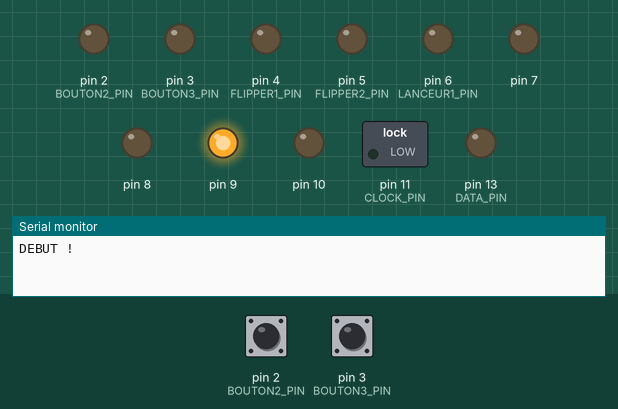
Recording of a sketch running on a simulated Arduino Uno, built with avr-gcc and run on an emulated ATmega328P. On the bench: switched loads named in the sketch (green lamp = pin HIGH), output pins drawn as LEDs (lit = HIGH), the last lines printed to the serial monitor. Dashed ring = blinking. Inputs (shaded band) come from the test bench; at power-on: pin 2 (BOUTON2_PIN) HIGH, pin 3 (BOUTON3_PIN) HIGH.

Above: at 1.2 s.
1.3 s: pin 2 (BOUTON2_PIN) pulled LOW for 0.15 s
At 1.82 s:
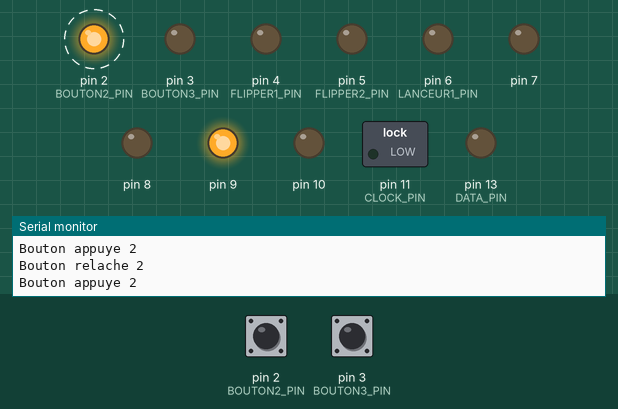
4.3 s: pin 3 (BOUTON3_PIN) pulled LOW for 0.15 s
At 5.1 s:
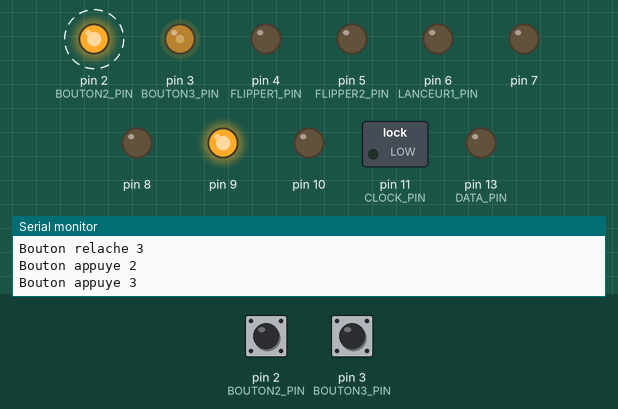
Timing chart, 0 to 13.3 s (numbered marks = the images above; inputs shaded):
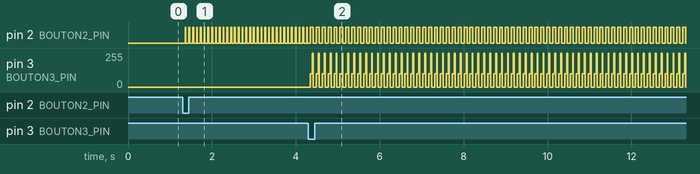

The sketch:

FLIPPER2.ino
```cpp
/***************************************************
  FLIPPER !!
 ****************************************************/
#include <Wire.h>
#include "musique.h"
#include "melodies.h"
#include "solenoid.h"
#include "ctrl74hc595n.h"
#include "led.h"

// ********************************************************************************************
// Les pins
// ********************************************************************************************
const int BOUTON1_PIN   = 1;
const int BOUTON2_PIN   = 2;
const int BOUTON3_PIN   = 3;
const int FLIPPER1_PIN  = 4;
const int FLIPPER2_PIN  = 5;
const int LANCEUR1_PIN  = 6;
const int LED_ORANGE    = 7;
const int BUZZER        = 8;
const int LED_ON        = 9;
const int LED_ROUGE     = 10;
const int CLOCK_PIN     = 11;
const int LATCH_PIN     = 12;
const int DATA_PIN      = 13;

// ********************************************************************************************
// Les boutons
// ********************************************************************************************
Solenoid flipper1(BOUTON1_PIN, FLIPPER1_PIN);
Solenoid flipper2(BOUTON2_PIN, FLIPPER2_PIN);
Solenoid lanceur1(BOUTON3_PIN, LANCEUR1_PIN);

// ********************************************************************************************
// La musique
// ********************************************************************************************
Musique musique_mario(BUZZER, melodie_mario, ALLEGRO);

// ********************************************************************************************
// Ctrl de leds
// ********************************************************************************************
Ctrl74HC595N ledsCtrl( DATA_PIN ,CLOCK_PIN ,LATCH_PIN );
Led led_verte(LED_ON);
Led led_orange(LED_ORANGE);
Led led_rouge(LED_ROUGE);

// ********************************************************************************************
// Variables
// ********************************************************************************************


/**********************************************************************************************
 * INITIALISATION
 **********************************************************************************************/
void setup()
{

  // Initialise la carte PWM (servos)
  Serial.begin(9600);

  while(!Serial); // Waiting for serial...

  // Attribution des PIN
  flipper1.init();
  flipper2.init();
  lanceur1.init();
  ledsCtrl.init();
  musique_mario.init();
  led_verte.init();
  led_orange.init();
  led_rouge.init();

  // MUSIQUE DEBUT
  // musique_mario.play();

  Serial.println("DEBUT !");
  led_verte.on();
  delay(10);
}

/**********************************************************************************************
 * BOUCLE PRINCIPALE
 **********************************************************************************************/
void loop() {

  flipper1.update();
  flipper2.update();
  lanceur1.update();
  /*
  updateLeds( 0 );
  delay(2000);

  int delaiMs = 500; // ms
  for( int i = 0; i<=15; i++ ){
     updateLeds( i );
     delay( delaiMs );
  }
  */

  delay(20);
}
```

ctrl74hc595n.h
```cpp
class Ctrl74HC595N
{
public:
  Ctrl74HC595N(const int dataPin, const int clockPin, const int latchPin)
  :m_dataPin(dataPin)
  ,m_clockPin(clockPin)
  ,m_latchPin(latchPin) {}

  void init()
  {
    pinMode( m_dataPin, OUTPUT );
    pinMode( m_clockPin, OUTPUT );
    pinMode( m_latchPin, OUTPUT );
  }

  /**********************************************************************************************
   * Pilote les leds via le 74HC595N
   **********************************************************************************************/
  void write( int iValeur )
  {
    Serial.print("Ctrl74HC595N: write ");
    Serial.println(iValeur);

    // --- Bloque le latch ---
    // Le latch devient non passant. Il memorise la valeur actuelle
    //    des entrée du latch (du registre à décalage) et maintient
    //   les valeurs des sorties Q0 à Q7.
    // Peut importe les modifications du registre a décalage, le
    //   latch n'en tient pas compte.
    digitalWrite( m_latchPin, LOW );

    // Cette instruction écrit chaque bit d'un byte/octet sur la
    //   dataPin du registre à décalage. Après chaque bit écrit,
    //   la fonction fait osciller la clockPin pour que le registre
    //   a décalage enregistre la valeur et effectue un décalage
    //   du registre (vers la droite) pour recevoir la valeur suivante.
    // La constante MSBFIRST (Most Significant Bit First) indique que
    //   l'on commence l'écriture par le bit le plus important (de gauche
    //   a droite)
    shiftOut( m_dataPin, m_clockPin, MSBFIRST, iValeur );

    // --- Active le latch ---
    // Devient passant et applique les valeurs du registre à décalage
    // sur les sorties
     digitalWrite( m_latchPin, HIGH );
  }

protected:
  const int m_dataPin;
  const int m_clockPin;
  const int m_latchPin;
};
```

led.h
```cpp
class Led
{
 public:
  Led(int pin): m_pin(pin) {}

  void init()
  {
    pinMode(m_pin, OUTPUT);
  }

  void on()
  {
    digitalWrite(m_pin, HIGH);
  }

  void off()
  {
    digitalWrite(m_pin, LOW);
  }

 protected:
    int m_pin;
};
```

melodies.h
```cpp
// ********************************************************************************************
// ***** Les mélodies
// ********************************************************************************************
const struct NOTE melodie_bloque[] = {
  { LA, 1, 3, 0.25 },
  { LA, 1, 3, 0 },
  NOTE_FIN
};

const struct NOTE melodie_1[] = {
  { NC, 1, 4, 0 },
  { NG, 1, 3, 0 },
  { NG, 1, 3, 0 },
  { NA, 1, 3, 0 },
  { NG, 1, 3, 0 },
  { NB, 1, 3, 0 },
  { NC, 1, 4, 0 },
  NOTE_FIN
};

const struct NOTE melodie_mario[] = {
  { NG, 1, 3, DEMIPAUSE },
  { NC, 1, 4, 0 },
  { NG, 1, 3, 0 },
  { NE, 1, 3, SOUPIR },
  { NA, 1, 3, 0 },
  { NB, 1, 3, 0 },
  { NAS, 1, 3, 0 },
  { NA, 1, 3, 0 },
  { NG, 1, 3, 0 },
  { NE, 1, 4, 0 },
  { NG, 1, 4, 0 },
  { NA, 1, 4, 0 },
  { NF, 1, 4, 0 },
  { NG, 1, 4, 0 },
  { NE, 1, 4, 0 },
  NOTE_FIN
};

/*
const struct NOTE melodie_noel[] ={
{DO,1,4,0},
{FA,1,4,0},
{FA,1,4,0},
{FA,1,4,0},
{SOL,1,4,0},
{FA,3,4,0},
{FA,0.5,4,0},
{SOL,0.5,4,0},
{LA,1,4,0},
{LA,1,4,0},
{LA,1,4,0},
{SIb,1,4,0},
{LA,3,4,0},
{SOL,1,4,0},
{FA,1.5,4,0},
{FA,0.5,4,0},
{FA,0.5,4,0},
{FA,0.5,4,0},
{MI,0.5,4,0},
{RE,0.5,4,0},
{DO,3,4,0},
{DO,0.5,4,0},
{DO,0.5,4,0},
{FA,2,4,0},
{FA,0.5,4,0},
{FA,0.5,4,0},
{MI,0.5,4,0},
{FA,0.5,4,0},
{SOL,3,4,0},
{DO,1,4,0},
{FA,2,4,0},
{FA,0.5,4,0},
{FA,0.5,4,0},
{SOL,0.5,4,0},
{SOL,0.5,4,0},
{FA,4,4,0},
{RE,0.5,4,0},
{RE,0.5,4,0},
{RE,0.5,4,0},
{RE,0.5,4,0},
{RE,1,4,0},
{RE,0.5,4,0},
{MI,0.5,4,0},
{FA,1.5,4,0},
{RE,0.5,4,0},
{RE,1,4,0},
{DO,1,4,0},
{FA,0.5,4,0},
{FA,0.5,4,0},
{FA,0.5,4,0},
{FA,0.5,4,0},
{FA,1.5,4,0},
{MI,0.5,4,0},
{FA,0.5,4,0},
{SOL,4,4,0},
{LAb,0.5,4,0},
{LAb,0.5,4,0},
{LAb,0.5,4,0},
{LAb,0.5,4,0},
{LAb,1,4,0},
{SOL,0.5,4,0},
{LAb,0.5,4,0},
{SIb,1,4,0},
{SOL,0.5,4,0},
{FA,1,4,0},
{MIb,1,4,0},
{LAb,0.5,4,0},
{LAb,0.5,4,0},
{LAb,0.5,4,0},
{LAb,0.5,4,0},
{SIb,1,4,0},
{SIb,0.5,4,0},
{SIb,0.5,4,0},
{DO,3,5,0},
{DO,1,4,0},
NOTE_FIN};
*/
/*
const struct NOTE melodie_tetris[40] = {
  {MI,1,5,1},
  {SI,1,4,0},
  {DO,1,5,0},
  {RE,1,5,1},
  {DO,1,5,0},
  {SI,1,4,0},
  {LA,1,4,1},
  {LA,1,4,0},
  {DO,1,5,0},
  {MI,1,4,1},
  {RE,1,4,0},
  {DO,1,5,0},
  {SI,1,4,1},
  {SI,1,4,0},
  {DO,1,5,0},
  {RE,1,5,1},
  {MI,1,5,1},
  {DO,1,5,1},
  {LA,1,4,1},
  {LA,1,4,3},
  {LA,1,4,1},
  {RE,1,5,0},
  {FA,1,5,0},
  {LA,1,5,1},
  {SOL,1,5,0},
  {FA,1,5,0},
  {MI,1,5,2},
  {DO,1,5,0},
  {MI,1,5,1},
  {RE,1,5,0},
  {DO,1,5,0},
  {SI,1,4,1},
  {SI,1,4,0},
  {DO,1,5,0},
  {RE,1,5,1},
  {MI,1,5,1},
  {DO,1,5,1},
  {LA,1,4,1},
  {LA,1,4,1},
  NOTE_FIN
};*/
/*
const struct NOTE SOL_FRENCHCANCAN[] = {
  {FAd, NOIRE, 3,0}, {DO, BLANCHE, 3,0}, {RE, CROCHE, 3,0}, {RE, CROCHE, 3,0},
  {MI, CROCHE, 3,0}, {RE, CROCHE, 3,0}, {FAd, NOIRE, 3,0}, {FAd, NOIRE, 3,0},
  {FAd, CROCHE, 3,0}, {LA, CROCHE, 3,0}, {MI, CROCHE, 3,0}, {RE, CROCHE, 3,0},
  {RE, NOIRE, 3,0}, {RE, NOIRE, 3,0}, {RE, CROCHE, 3,0}, {RE, CROCHE, 3,0},
  {MI, CROCHE, 3,0}, {RE, CROCHE, 3,0}, {DO, CROCHE, 3,0}, {DO, CROCHE, 4,0},
  {SI, CROCHE, 3,0}, {LA, CROCHE, 3,0}, {FAd, CROCHE, 3,0}, {RE, CROCHE, 3,0},
  {MI, CROCHE, 3,0}, {RE, CROCHE, 3,0}, {DO, BLANCHE, 3,0}, {RE, CROCHE, 3,0},
  {RE, CROCHE, 3,0}, {MI, CROCHE, 3,0}, {RE, CROCHE, 3,0}, {FAd, NOIRE, 3,0},
  {FAd, NOIRE, 3,0}, {FAd, CROCHE, 3,0}, {LA, CROCHE, 3,0}, {MI, CROCHE, 3,0},
  {RE, CROCHE, 3,0}, {RE, NOIRE, 3,0}, {RE, NOIRE, 3,0}, {RE, CROCHE, 3,0},
  {FAd, CROCHE, 3,0}, {RE, CROCHE, 3,0}, {MI, CROCHE, 3,0}, {DO, NOIRE, 3,0},
  NOTE_FIN
};

const struct NOTE SOL_MARCHE_IMPERIALE[] = {
  {FAd, NOIRE, 3,0}, {FAd, NOIRE, 3,0}, {FAd, CROCHE, 3,0}, {REd, CROCHEPOINTEE, 3,0},
  {LAd, DOUBLECROCHE, 3,0}, {FAd, NOIRE, 3,0}, {REd, CROCHEPOINTEE, 3,0}, {LAd, DOUBLECROCHE, 3,0},
  {FAd, BLANCHE, 3,0}, {RE, NOIRE, 4,0}, {RE, NOIRE, 4,0}, {RE, NOIRE, 4,0},
  {REd, CROCHEPOINTEE, 4,0}, {LAd, DOUBLECROCHE, 3,0}, {FAd, NOIRE, 3,0}, {REd, CROCHEPOINTEE, 3,0},
  {LAd, DOUBLECROCHE, 3,0}, {FAd, BLANCHE, 3,0}, {FAd, NOIRE, 4,0}, {FAd, CROCHEPOINTEE, 3,0},
  {FAd, DOUBLECROCHE, 3,0}, {FAd, NOIRE, 4,0}, {FAd, CROCHEPOINTEE, 4,0}, {RE, DOUBLECROCHE, 4,0},
  {MI, DOUBLECROCHE, 4,0}, {REd, DOUBLECROCHE, 4,0}, {MI, CROCHE, 4,0}, {LAd, DEMISOUPIR, 0,0},
  {FAd, CROCHE, 3,0}, {RE, NOIRE, 4,0}, {DO, CROCHEPOINTEE, 4,0}, {SI, DOUBLECROCHE, 3,0},
  {LAd, DOUBLECROCHE, 3,0}, {LA, DOUBLECROCHE, 3,0}, {LAd, CROCHE, 3,0}, {LAd, DEMISOUPIR, 0,0},
  {REd, CROCHE, 3,0}, {FAd, NOIRE, 3,0}, {REd, CROCHEPOINTEE, 3,0}, {LAd, DOUBLECROCHE, 3,0},
  {FAd, NOIRE, 3,0}, {REd, CROCHEPOINTEE, 3,0}, {LAd, DOUBLECROCHE, 3,0}, {FAd, BLANCHE, 3,0},
  NOTE_FIN
};

const struct NOTE SOL_FIREWORKS[] = {
  {RE, NOIRE, 3,0}, {FAd, CROCHE, 3,0}, {FAd, CROCHE, 3,0}, {FAd, CROCHE, 3,0},
  {FAd, CROCHE, 3,0}, {FAd, DOUBLECROCHE, 3,0}, {LA, DOUBLECROCHE, 3,0}, {SI, DOUBLECROCHE, 3,0},
  {LA, DOUBLECROCHE, 3,0}, {FAd, CROCHE, 3,0}, {FAd, DOUBLECROCHE, 3,0}, {LA, DOUBLECROCHE, 3,0},
  {SI, CROCHE, 3,0}, {SI, CROCHE, 3,0}, {SI, CROCHE, 3,0}, {SI, CROCHE, 3,0},
  {SI, DOUBLECROCHE, 3,0}, {DO, DOUBLECROCHE, 4,0}, {RE, DOUBLECROCHE, 4,0}, {DO, DOUBLECROCHE, 4,0},
  {SI, CROCHE, 3,0}, {SI, DOUBLECROCHE, 3,0}, {DO, DOUBLECROCHE, 4,0}, {RE, CROCHE, 4,0},
  {RE, CROCHE, 4,0}, {RE, CROCHE, 4,0}, {RE, CROCHE, 4,0}, {RE, BLANCHE, 4,0},
  {LAd, DEMISOUPIR, 0,0}, {FAd, CROCHE, 4,0}, {RE, CROCHE, 4,0}, {SI, CROCHE, 3,0},
  {LAd, DEMISOUPIR, 0,0}, {FAd, CROCHE, 4,0}, {RE, CROCHE, 4,0}, {SI, CROCHE, 3,0},
  {LAd, DEMISOUPIR, 0,0}, {RE, NOIRE, 4,0}, {RE, NOIRE, 4,0}, {MI, DOUBLECROCHE, 4,0},
  {RE, DOUBLECROCHE, 4,0}, {DO, CROCHE, 4,0}, {SI, CROCHE, 3,0}, {LA, BLANCHE, 3,0},
  {LAd, DEMISOUPIR, 0,0}, {RE, CROCHE, 4,0}, {RE, CROCHE, 4,0}, {MI, DOUBLECROCHE, 4,0},
  {RE, DOUBLECROCHE, 4,0}, {DO, CROCHE, 4,0}, {SI, CROCHE, 3,0}, {LA, CROCHEPOINTEE, 3,0},
  {SI, DOUBLECROCHE, 3,0}, {LA, CROCHEPOINTEE, 3,0}, {SI, DOUBLECROCHE, 3,0}, {LA, DOUBLECROCHE, 3,0},
  {SI, DOUBLECROCHE, 3,0}, {LA, DOUBLECROCHE, 3,0}, {SI, DOUBLECROCHE, 3,0}, {LA, DOUBLECROCHE, 3,0},
  {SI, DOUBLECROCHE, 3,0}, {LA, DOUBLECROCHE, 3,0}, {SI, DOUBLECROCHE, 3,0}, {LA, CROCHEPOINTEE, 3,0},
  {LA, DOUBLECROCHE, 3,0}, {SI, DOUBLECROCHE, 3,0}, {DO, DOUBLECROCHE, 4,0}, {RE, DOUBLECROCHE, 4,0},
  {MI, DOUBLECROCHE, 4,0}, {DOd, CROCHEPOINTEE, 4,0}, {RE, DOUBLECROCHE, 4,0}, {RE, BLANCHE, 4,0},
  NOTE_FIN
};
*/
```

musique.h
```cpp
// Notes françaises
#define DO 65
#define DOd 69
#define RE 74
#define REb DOd
#define REd 78
#define MI 83
#define MIb REd
#define FA 87
#define FAd 93
#define SOL 98
#define SOLb FAd
#define SOLd 104
#define LA 110
#define LAb SOLd
#define LAd 117
#define SI 123
#define SIb LAd

// Notes anglaises
#define NC   DO
#define NCS  DOd
#define ND   RE
#define NDS  REd
#define NE   MI
#define NF   FA
#define NFS  FAd
#define NG   SOL
#define NGS  SOLd
#define NA   LA
#define NAS  LAd
#define NB   SI

// Tempo
#define LENTO 1200
#define ANDANTE 800
#define MODERATO 400
#define ALLEGRO 200
#define PRESTO 100
#define PRESTISSIMO 50

// liste des temps
#define NOIRE 1
#define BLANCHE (NOIRE*2.0)
#define BLANCHEPOINTEE (NOIRE+BLANCHE)
#define RONDE (BLANCHE*2.0)
#define CROCHE (NOIRE/2.0)
#define NOIREPOINTEE (NOIRE+CROCHE)
#define DOUBLECROCHE (CROCHE/2.0)
#define CROCHEPOINTEE (DOUBLECROCHE+CROCHE)
#define TRIPLECROCHE (DOUBLECROCHE/2.0)
#define QUADRUPLECROCHE (QUADRUPLECROCHE/2.0)
#define QUINTUPLECROCHE (QUINTUPLECROCHE/2.0)

// liste des rythmiques de silences
#define PAUSE 1
#define DEMIPAUSE (PAUSE/2.0)
#define SOUPIR (DEMIPAUSE/2.0)
#define DEMISOUPIR (SOUPIR/2.0)
#define QUARDESOUPIR (DEMISOUPIR/2.0)
#define HUITIEMEDESOUPIR (QUARDESOUPIR/2.0)
#define SEIZIEMEDESOUPIR (HUITIEMEDESOUPIR/2.0)
#define TRENTEDEUXIEMEDESOUPIR (SEIZIEMEDESOUPIR/2.0)


// Structure NOTE
struct NOTE {
  byte note;
  float temps;
  byte octave;
  float silence;
};

#define NOTE_FIN {0, 0, 0, 0}

/**********************************************************************************************
 * musique
 **********************************************************************************************/
 void playMusique(int device, const struct NOTE* p, int tempsBase=MODERATO)
 {
  while (p->note)
  {
    int frequence = p->note * pow(2, p->octave);
    int duree = p->temps * tempsBase;
    int pause = p->silence * tempsBase;

    tone(device, frequence);
    delay(duree);
    noTone(device);
    delay(pause);
    p++;
  }
 }

 class Musique
 {
  public:
    Musique(int device, const struct NOTE* p, int tempsBase=MODERATO)
      :m_tempsBase(tempsBase)
      ,m_device(device)
      ,m_notes(p)
      {}

    void init()
    {
      pinMode(m_device, OUTPUT);
    }

    void play()
    {
      playMusique(m_device, m_notes, m_tempsBase);
    }

  protected:
    int m_device;
    const struct NOTE* m_notes;
    int m_tempsBase;
 };
```

solenoid.h
```cpp
// ********************************************************************************************
// ***** Gere un solenoid
// ********************************************************************************************
class Solenoid
{
public:
  Solenoid(int numeroBouton, int numeroMoteur)
    :m_numeroBouton(numeroBouton)
    ,m_numeroMoteur(numeroMoteur)
    ,m_etatPrecedentBoutton(HIGH)
    ,m_dateDebutBoutton(0)
    {}

  void init()
  {
    pinMode(m_numeroBouton, INPUT_PULLUP);
    pinMode(m_numeroMoteur,OUTPUT);
  }

  bool update()
  {
    bool ok = true;
    int nouveauEtat = digitalRead(m_numeroBouton);

    if (nouveauEtat != m_etatPrecedentBoutton)
    {
      m_etatPrecedentBoutton = nouveauEtat;
      if (nouveauEtat == LOW)
      {
        // Le joueur vient d'appuyer sur le bouton 1
        Serial.print("Bouton appuye ");
        on();
      }
      else
      {
        // Le joueur vient de relacher le bouton 1
        Serial.print("Bouton relache ");
        off();
      }

      Serial.println(m_numeroBouton);
    }
    else if (nouveauEtat == LOW)
    {
      // Le joueur reste appuyé sur le bouton 1
      int dureeAppui = millis() - m_dateDebutBoutton;
      if (dureeAppui > 1000)
      {
        Serial.print("Bouton bloque ");
        Serial.println(m_numeroBouton);
        off();
        ok = false;

        /*
        digitalWrite(ledOn, LOW);
        musique(buzzer, melodie_bloque);
        delay(500);
        digitalWrite(ledOn, HIGH);
        */
      }
    }

    return ok;
  }

  void on()
  {
    m_dateDebutBoutton = millis();
    //digitalWrite(m_numeroBouton, HIGH);
    analogWrite(m_numeroBouton, 100);
    delay(50);
    digitalWrite(m_numeroBouton, HIGH);
  }

  void off()
  {
    digitalWrite(m_numeroBouton, LOW);
  }

protected:
  int m_numeroBouton;
  int m_numeroMoteur;
  int m_etatPrecedentBoutton;
  unsigned long m_dateDebutBoutton;
};
```

Measured:
- after the input at 1.3 s, pin 2 (BOUTON2_PIN): alternates HIGH for 0.02 s and LOW for 0.07 s, starting after 0.06 s
- after the input at 4.3 s, pin 2 (BOUTON2_PIN): alternates HIGH for 0.07 s and LOW for 0.07 s, starting after 0.12 s; pin 3 (BOUTON3_PIN): 0/255 → 100/255 after 0.05 s, then repeats every 0.14 s: 255/255 0.02 s, 0/255 0.07 s, 100/255 0.05 s
